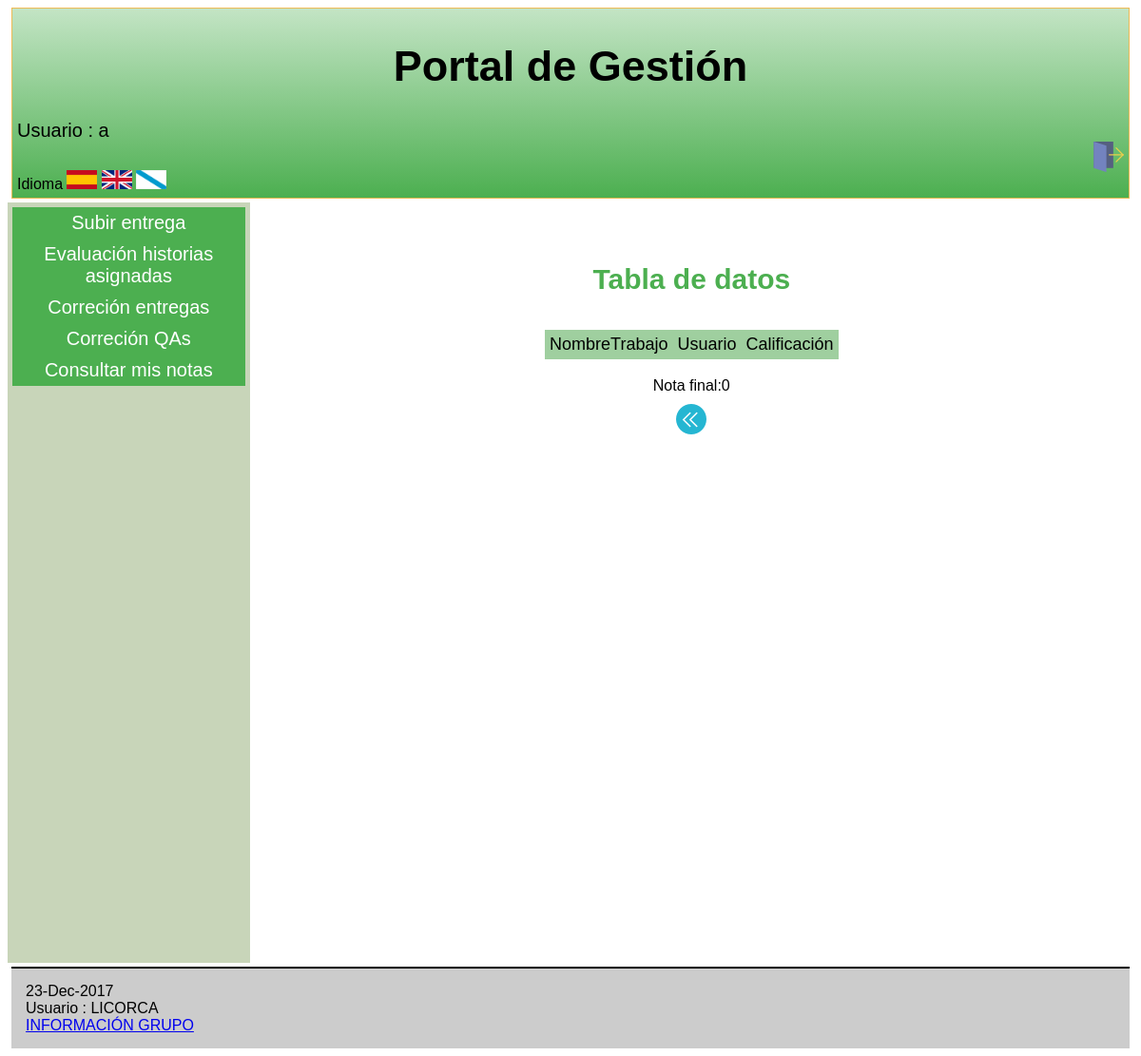
The app's page /Controllers/NOTA_TRABAJO_CONTROLLER.php?action=SHOWMISNOTAS (signed in), older data.
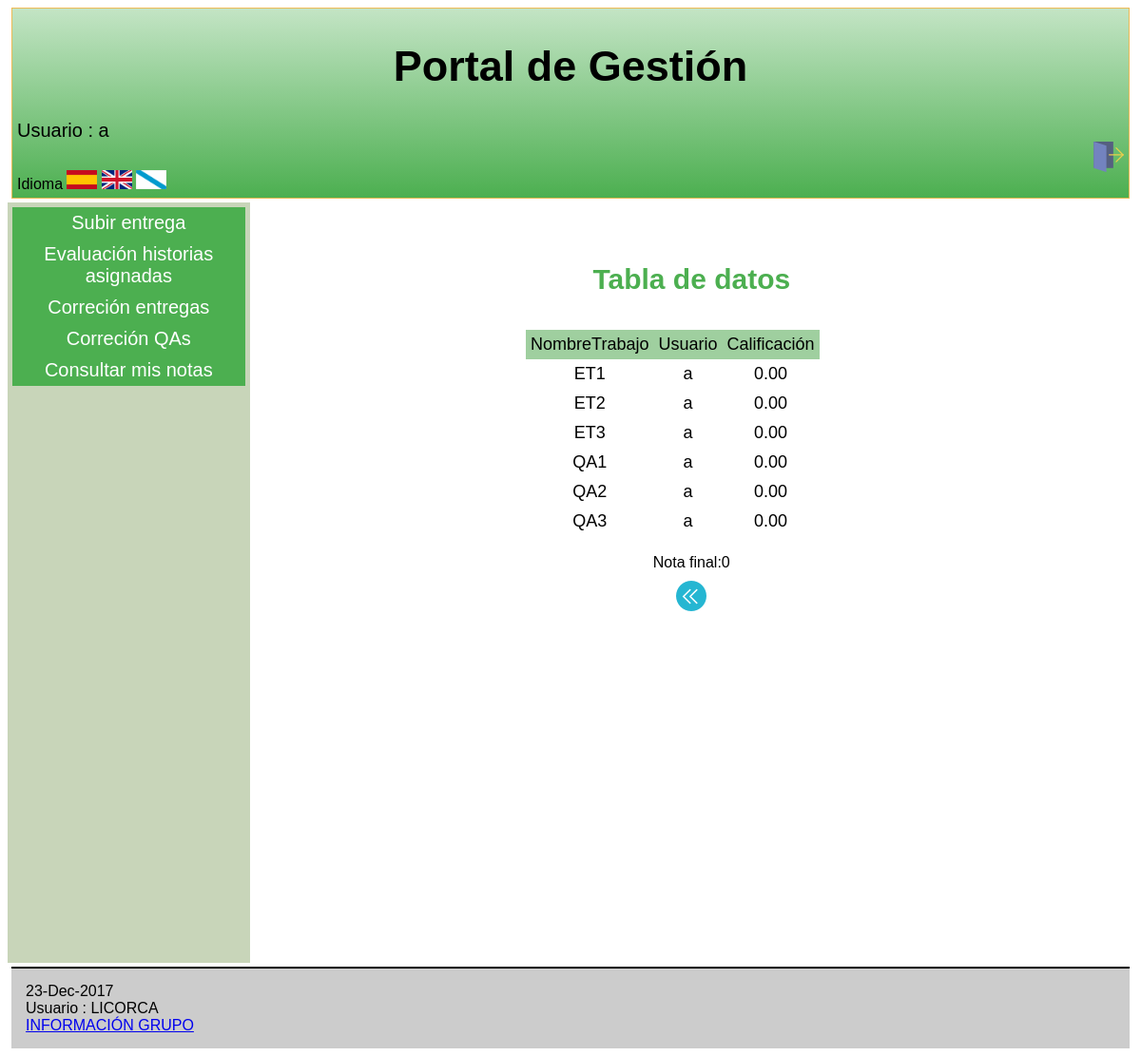
The same page, newer data.
### tables this page shows
CREATE TABLE `NOTA_TRABAJO` (
  `login` varchar(9) NOT NULL,
  `IdTrabajo` varchar(6) NOT NULL,
  `NotaTrabajo` decimal(4,2) NOT NULL
);

CREATE TABLE `TRABAJO` (
  `IdTrabajo` varchar(6) NOT NULL,
  `NombreTrabajo` varchar(60) NOT NULL,
  `FechaIniTrabajo` date NOT NULL,
  `FechaFinTrabajo` date NOT NULL,
  `PorcentajeNota` decimal(2,0) NOT NULL
);

### Functions/Authentication.php (called while the page is built)
<?php
function IsAuthenticated(){
	if (!isset($_SESSION['login'])){
		return false;
	}
	else{
		return true;
	}
}
?>

### Functions/BdAdmin.php (called while the page is built, shortened)
<?php
function ConectarBD()
	{
	    $mysqli = new mysqli("localhost", "userET3", "passET3", "IUET32017");
		return $mysqli;
	}
?>

### Functions/permisosAcc.php (called while the page is built)
<?php
include_once '../Functions/BdAdmin.php';
include_once '../Models/USU_GRUPO_MODEL.php';
include_once '../Models/PERMISO_MODEL.php';
function permisosAcc( $login, $funcionalidad, $accion ) {
	$ADMIN = new USU_GRUPO( $login, '' );
	if ( !$ADMIN->comprobarAdmin() ) {
		$PERMISO = new PERMISO_MODEL( '', $funcionalidad, $accion,'','','' );
		return $PERMISO->comprobarPermisos( $login );
	} else {
		return true;
	}
}
?>

### Models/USU_GRUPO_MODEL.php (called while the page is built, shortened)
<?php
 include_once '../Functions/BdAdmin.php';
    class USU_GRUPO{
        var $login;
         var $mysqli;
        public function __construct($login, $IdGrupo){
            $this->login = $login;
            $this->mysqli=ConectarBD();
        }
   function comprobarAdmin(){
		$sql = "SELECT * FROM USU_GRUPO WHERE login = '$this->login' && IdGrupo = '00000A'";
		$resultado = $this->mysqli->query($sql);
		if($resultado->num_rows == 0){
			return false;
		}else{
			return true;
		}
   }
    }
?>

### Models/PERMISO_MODEL.php (called while the page is built, shortened)
<?php
    class PERMISO_MODEL{
        var $IdFuncionalidad;
        var $IdAccion;
        var $mysqli;
        function __construct($IdGrupo, $IdFuncionalidad, $IdAccion, $NombreGrupo, $NombreFuncionalidad, $NombreAccion){
            $this->IdFuncionalidad = $IdFuncionalidad;
            $this->IdAccion = $IdAccion;
            include_once '../Functions/BdAdmin.php';
            $this->mysqli=ConectarBD();
        }
function comprobarPermisos($login){
	$sql = "SELECT DISTINCT U.login, P.IdGrupo, P.IdFuncionalidad FROM PERMISO P, USU_GRUPO U WHERE U.login = '$login' &&  (U.IdGrupo = P.IdGrupo && P.IdFuncionalidad = '$this->IdFuncionalidad' && P.IdAccion = '$this->IdAccion') ";
			$resultado = $this->mysqli->query( $sql );
			if ( $resultado->num_rows == 0 ) {
				return false;
			} else {
				return true;
			}
}
    }
?>

### Models/NOTA_TRABAJO_MODEL.php (called while the page is built, shortened)
<?php
class NOTA_TRABAJO_MODEL{
	var $IdTrabajo;
    var $login;
    var $NotaTrabajo;
	var $mysqli;
	function __construct($IdTrabajo,$login,$NotaTrabajo) {
        $this->IdTrabajo = $IdTrabajo;
		$this->login = $login;
        $this->NotaTrabajo = $NotaTrabajo;
		include_once '../Functions/BdAdmin.php';
		$this->mysqli = ConectarBD();
	}
		function SEARCH2() {
		$sql = "select  N.IdTrabajo,
						T.NombreTrabajo,
                        login,
                        NotaTrabajo
       			from NOTA_TRABAJO N,TRABAJO T
    			where
    				(
					(BINARY N.IdTrabajo LIKE '%$this->IdTrabajo%') &&
					(N.IdTrabajo=T.IdTrabajo) &&
                    (BINARY login = '$this->login') &&
	 				(BINARY NotaTrabajo LIKE '%$this->NotaTrabajo%')
    				)";
		if ( !( $resultado = $this->mysqli->query( $sql ) ) ) {
			return 'Error en la consulta sobre la base de datos';
		} else {
			return $resultado;
		}
	}
}
?>

### Views/NOTA_TRABAJO/NOTA_TRABAJO_SHOWMISNOTAS_View.php (the view, shortened to what this page needs)
<?php
class NOTA_TRABAJO_SHOWMISNOTAS {
	function __construct( $lista, $datos) {
		$this->lista = $lista;
		$this->datos = $datos;
		$this->render($this->lista,$this->datos);
	}
	function render($lista,$datos){
		$this->datos = $datos;
		include '../Views/Header.php';
		include_once '../Functions/permisosAcc.php';
?>
		<div class="seccion">
			<h2>
				<?php echo $strings['Tabla de datos'];?>
			</h2>
			<table>
				<tr>
<?php
					foreach ( $lista as $atributo ) {
?>
					<th>
						<?php echo $strings[$atributo]?>
					</th>
<?php
					}
                ?>
				</tr>
<?php
                $suma=0;
				while ( $fila = mysqli_fetch_array( $this->datos ) ) {
?>
				<tr>
<?php
					foreach ( $lista as $atributo ) {
?>
					<td>
<?php
							echo $fila[ $atributo ];
?>
					</td>
<?php
					}
                    ?>
                    <td>
                    <?php
                    $suma = $suma + $fila['NotaTrabajo'];
                    ?>
                    </td>
					<td>
						<form action="../Controllers/NOTA_TRABAJO_CONTROLLER.php" method="get" style="display:inline" >
					<td>
					<td>
						</form>
<?php
				}
        ?>
                    </tr>
			</table>
<?php
        echo '<br>';
                    echo "Nota final:".$suma;
?>
			<form action='../Controllers/NOTA_TRABAJO_CONTROLLER.php' method="post">
				<button type="submit"  name="action" value="SHOWMISNOTAS" ><img src="../Views/icon/atras.png" alt="<?php echo $strings['Atras']?>" /></button>
			</form>
		</div>
<?php
		include '../Views/Footer.php';
		}
		}
?>

### Controllers/NOTA_TRABAJO_CONTROLLER.php (shortened to what this page needs)
<?php
include '../Functions/Authentication.php';
include '../Models/NOTA_TRABAJO_MODEL.php';
include '../Models/EVALUACION_MODEL.php';
include '../Models/USU_GRUPO_MODEL.php';
include '../Models/TRABAJO_MODEL.php';
include '../Functions/permisosAcc.php';
include '../Views/NOTA_TRABAJO/NOTA_TRABAJO_SHOWMISNOTAS_View.php';
switch ( $_REQUEST[ 'action' ] ) {
	case 'SHOWMISNOTAS':
		if(permisosAcc($_SESSION['login'],7,10)==true){
                      $NOTAS=new NOTA_TRABAJO_MODEL('',$_SESSION['login'],'');
                 	  $datos = $NOTAS->SEARCH2();
		              $lista = array('NombreTrabajo','login','NotaTrabajo');
		              new NOTA_TRABAJO_SHOWMISNOTAS( $lista, $datos,true );
		}else{
			new USUARIO_DEFAULT();
		}
		break;
}
?>

### Views/Header.php (shortened to what this page needs)
<?php
	include_once '../Functions/Authentication.php';
?>
<!doctype html>
<html lang="es">
<head>
	<link rel="stylesheet" type="text/css" media="screen" href="../Views/css/estilos.css" hreflang="es">
	<link rel="stylesheet" type="text/css" media="screen" href="../Views/js/tcal/tcal.css" hreflang="es">
</head>
<body>
 <header>
	<p style="text-align:center">
		<h1>
<?php
			echo $strings['Portal de Gestión'];
?>
		</h1>
	</p>
<?php
	if (IsAuthenticated()){
?>
		<p style="font-size:20px; ">
<?php
			echo $strings['Usuario'] . ' : ' . $_SESSION['login'] . '<br>';
?>
			<a href="../Functions/Desconectar.php" style="text-decoration:none"> <img src="../Views/icon/desconexion.png" width="32" height="32" alt="<?php echo $strings['Desconectarse']?>" style="float:right;"></a>
		</p>
<?php
	} else {
			echo $strings['Usuario no identificado'];
?>
		<a href = '../Controllers/Registro_Controller.php' ><img src="../Views/icon/registrarse.png" alt="<?php echo $strings['Registrar']?>" /></a>
<?php
	}
?>
	<form name='idiomform' action="../Functions/CambioIdioma.php" method="post">
		<?php echo $strings['idioma']; ?>
		<button type="submit"  name="idioma" value="SPANISH" ><img src="../Views/icon/banderaEspaña.jpg" alt="<?php echo $strings['Cambiar idioma a español']?>" width="32" height="20" style="display: block;"/></button>
		<button type="submit"  name="idioma" value="ENGLISH" ><img src="../Views/icon/banderaReinoUnido.png" alt="<?php echo $strings['Cambiar idioma a inglés']?>" width="32" height="20" style="display: block;"/></button>
		<button type="submit"  name="idioma" value="GALLEGO" ><img src="../Views/icon/banderaGalicia.png" alt="<?php echo $strings['Cambiar idioma a gallego']?>" width="32" height="20" style="display: block;"/></button>
	</form>
</header>
<div id = 'main'>
<?php
		include '../Views/admin_menuLateral.php';
?>
<article>

### Views/admin_menuLateral.php (shortened to what this page needs)
	<?php
include_once '../Functions/permisosAcc.php';
?>
<nav>
	<ul class="menu">
		<?php if (isset($_SESSION['login'])) {
 ?>
		<?php }
	 if((permisosAcc($_SESSION['login'],8,10)==true)){ ?>
		<li>
			<a href="../Controllers/ENTREGA_CONTROLLER.php?action=SUBIRET" class="primerNivel"><?php echo $strings['Subir entrega']; ?></a>
		</li>
		<?php }
	if((permisosAcc($_SESSION['login'],12,10)==true)){ ?>
		<li>
			<a href="../Controllers/EVALUACION_CONTROLLER.php?action=EVALUACION_HISTORIAS_ASIGNADAS" class="primerNivel"><?php echo $strings['Evaluar Historias QA']; ?></a>
		</li>
		<?php }
	if((permisosAcc($_SESSION['login'],12,11)==true)){ ?>
		<?php }
		if(permisosAcc($_SESSION['login'],12,7)==true){ ?>
		<li>
			<a href="../Controllers/EVALUACION_CONTROLLER.php?action=MOSTRAR_CORRECCION_ET" class="primerNivel"><?php echo $strings['Correción entregas']; ?></a>
		</li>
		<?php }
		 if((permisosAcc($_SESSION['login'],12,14)==true)){?>
		<li>
			<a href="../Controllers/EVALUACION_CONTROLLER.php?action=MOSTRAR_CORRECCION_QA" class="primerNivel"><?php echo $strings['Consulta de correciones']; ?></a>
		</li>
		<?php }
		 if((permisosAcc($_SESSION['login'],7,10)==true)){?>
		<li>
			<a href="../Controllers/NOTA_TRABAJO_CONTROLLER.php?action=SHOWMISNOTAS" class="primerNivel"><?php echo $strings['Consultar mis notas']; ?></a>
		</li>
		<?php }
	if((permisosAcc($_SESSION['login'],6,8)==true)){ ?>
		<?php } ?>
	</ul>
</nav>

### Views/Footer.php (shortened to what this page needs)
</article>
 </div>
	<footer>
		<?php echo date("d-M-Y", mktime()); ?></br><?php if (IsAuthenticated()){   echo $strings['Usuario'] . ' : ' . 'LICORCA' . '<br>'; }?>
		<a href="../Views/INFO_GRUPO_ET.php"><?php echo $strings['INFORMACIÓN GRUPO'];?></a>
	</footer>
  </body>
</html>

### Views/css/estilos.css (style rules this page uses)
#main { min-height: 800px; margin: 0px; padding: 0px; display: -webkit-flex; display: flex; -webkit-flex-flow: row; flex-flow: row; z-index:1; }
#main > article { margin: 4px; padding: 5px; -webkit-flex: 3 1 60%; flex: 3 1 60%; -webkit-order: 2; order: 2; }
#main > nav { margin: 0px; padding: 5px; background-color: #C8D5B9; min-width: 180px; -webkit-flex: 1 6 15%; flex: 1 6 15%; -webkit-order: 1; order: 1; }
header { display: block; margin: 4px; padding: 5px; min-height: 100px; border: 1px solid #eebb55; background: linear-gradient(to top,rgba(76, 175, 80, 1) 0%, rgba(255, 255, 255, 1)150%); }
body { font-family: Arial; background: white; }
footer { display: block; margin: 4px; padding: 15px; border-top: 2px solid #000; background: #CCC; }
h1 { text-align:center; font-size: 45px; color: black; }
h2 { text-align:center; font-size: 30px; color: #4CAF50; }
p { text-align:justify; }
.menu { padding: 0; margin: 0; list-style-type: none; text-align: center; }
.primerNivel { color : white; text-decoration: none; display: block; padding: 5px; font-size: 20px; background-color: #4CAF50; }
table { padding:1px; margin-top:0px; border-spacing:0px; font-family: Arial; font-size: 20px; border: 0px solid #000; margin: 0 auto ; text-align: left; }
th,td { padding: 5px; text-align: center; font-size: 18px; border: 0px solid #000; }
th { background-color: #9fcf9f; font-weight:normal; border: 0px solid #000; }
.seccion { padding:10px; padding-bottom: 30px; margin: 20px; text-align:center; }
button { background-color:white; border: none; margin-top: 10px; padding:0px; }

Row changes from the older to the newer data that the page shows:
added nota_trabajo: IdTrabajo.NombreTrabajo "ET1", login "a", NotaTrabajo "0.00"
added nota_trabajo: IdTrabajo.NombreTrabajo "ET2", login "a", NotaTrabajo "0.00"
added nota_trabajo: IdTrabajo.NombreTrabajo "ET3", login "a", NotaTrabajo "0.00"
added nota_trabajo: IdTrabajo.NombreTrabajo "QA1", login "a", NotaTrabajo "0.00"
added nota_trabajo: IdTrabajo.NombreTrabajo "QA2", login "a", NotaTrabajo "0.00"
added nota_trabajo: IdTrabajo.NombreTrabajo "QA3", login "a", NotaTrabajo "0.00"
